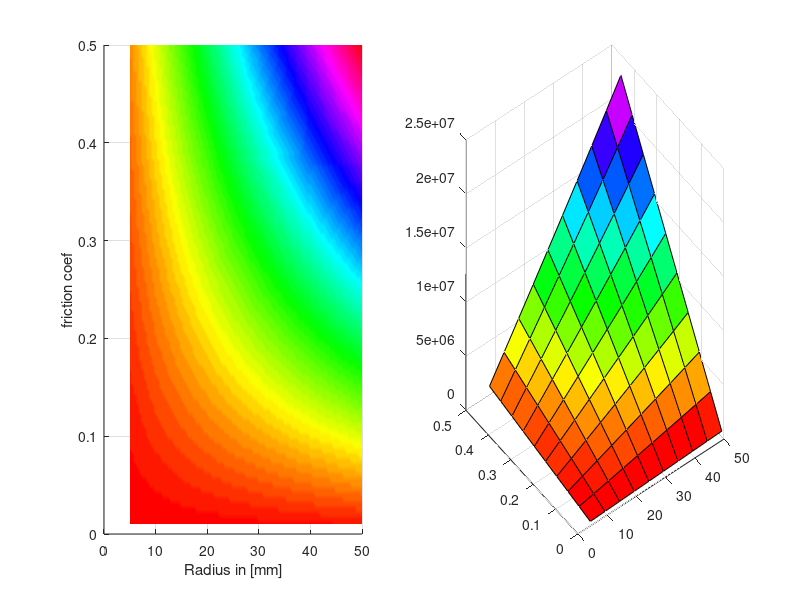

Source code (MATLAB): (Note: this script raises an error after producing the figure.)
%% 1
%
% PL: Badanie zależności wymaganego 
% momentu obrotowego silnika 
% od promienia i współczynnika tarcia koła.
%
% ENG: Examination of electrical motor torque model in reference to wheel
% radius and friction coefficient
% 


%% PARAMETERS DEF
% For given equation M_n > R*mu*N
% M_n - Torque, R - radius of wheel, mu - friction coef, N - pressure force
% generated by mass of robot
% 
% Let's analyze and plot dependencies
% 

M = 100;  % mas of robot "per wheel" in grams
g = 9810    % gravitational acceleration mm/s^2
% N = M * g;

mu = [0.01 :0.005: 0.5];    % coefs vector
R  = [5 :0.5: 50];            % radius coef

% mass of roboto depends on mass of wheels:
% M = M + C*R.^2
%C - constant coef
C = 0.001; % example value, in g/mm^2 unit


%% Calculations
%
X = zeros(99,91);
for k = 1 : length(mu)
    for m = 1 : length(R)
    X(k,m) =   mu(k)*R(m)*((M + C*R(m)*R(m))*g);      
    end
end



figure
subplot(1,2,1)
title('Minimal torque plot')
 
surf(R,mu,X)
shading('interp')
xlabel('Radius in [mm]');
ylabel('friction coef');
zlabel('Min Torque in [N*mm]')
view(0,90)

subplot(1,2,2)
surf(R(1:10:length(R)),mu(1:10:length(mu)),X(1:10:length(R),1:10:length(mu)))
colormap hsv
alpha(.4)
xlabel('Radius in [mm]');
ylabel('friction coef');
zlabel('Min Torque in [N*mm]')
view(-145,-30)
